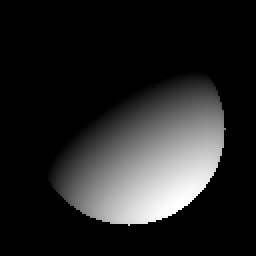
#> input picture input/1.pgm, 128 x 128 px (shown 2 times larger); its folder holds only this picture in this run
$ python find_normal.py
#> lines starting #> are read from the running program, lines starting #| are printed output that depends on the picture; after the words box and inside, x2 and y2 are one past the last pixel; in counts of white or black regions, pixels touching at a corner belong together
import math
import numpy as np
import cv2
import random

# 設定ここから

## 画像設定 (make_input_model.pyの設定と同じにすること)
N_ROW  = 128 # 画像の行 (縦方向) の数
N_COL  = 128 # 画像の列 (横方向) の数
pic_num = 10 # 作成した画像の数

## 入力ディレクトリ (最後の / は不要)
INPUT_DIR = "input";
## 出力先ディレクトリ (最後の / は不要)
OUTPUT_DIR = "output";


# 設定ここまで

## 各種初期化
sn_es = np.zeros([N_ROW, N_COL, 3])

LOAD_S_DIR = INPUT_DIR + "/light_source.txt"
S  = np.loadtxt(LOAD_S_DIR)
img_pixel_value = np.zeros([N_ROW,N_COL,pic_num])

## 画像読み込み
for a in range(0,pic_num):
    LOAD_IMG_DIR = INPUT_DIR + "/" +  str(a + 1) + ".pgm"
    img_pixel_value[:,:,a] = cv2.imread(LOAD_IMG_DIR, cv2.IMREAD_GRAYSCALE)

## 推定
for i in range(0,N_ROW):
    for j in range(0,N_COL):
        intensity = np.array([img_pixel_value[i,j,:]]).T # 縦ベクトルを作成するため
        sn_tmp = np.dot(np.linalg.pinv(S),intensity) # 計算のときだけ縦ベクトルに
        if np.linalg.norm(sn_tmp) > 0:
            sn_tmp = sn_tmp / np.linalg.norm(sn_tmp)
            sn_es[i,j,:] = sn_tmp.T # 計算後は横ベクトルに戻す
#> this loop made 128 passes
#> sn_es: shape (128, 128, 3) float64; every value is 0


## 誤差の評価
# 画像による確認 (定性的評価)
check_sn = (sn_es + 1) * 255 / 2
#> check_sn: shape (128, 128, 3) float64; every value is 127.5
check_sn_bgr = check_sn[:, :, [2, 1, 0]] # CV2はBGRの順に認識されるため
cv2.imwrite(OUTPUT_DIR + "/result.ppm", check_sn_bgr)

# 数値による確認 (定量的評価)
error_sn = np.zeros([N_ROW, N_COL])

LOAD_SNTRUE_DIR = INPUT_DIR + "/sn_true.npy"
sn_true = np.load(LOAD_SNTRUE_DIR)
#> (reads input/sn_true.npy from the repository)

count_pixel = 0
sum_error = 0

for i in range(0,N_ROW):
    for j in range(0,N_COL):
        sn_true_tmp = sn_true[i,j,:]
        sn_es_tmp = sn_es[i,j,:]
        if np.linalg.norm(sn_true_tmp) > 0:
            error_rad = np.arccos(np.dot(sn_es_tmp,sn_true_tmp))
            error_deg = math.degrees(error_rad)

            error_sn[i,j] = error_deg / 90 * 255
            sum_error += error_deg
            count_pixel += 1
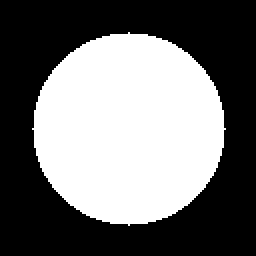
#> error_sn: shape (128, 128) float64 (shown 2 times larger); 44% white; 1 white region, box (x1, y1, x2, y2) and area: (16, 16, 113, 113) 7213
#> after the loop, count_pixel = 7213; sum_error = 649170

ave_sn_error = sum_error / count_pixel
#> ave_sn_error = 90
print(ave_sn_error)
#| 90.0

cv2.imwrite(OUTPUT_DIR + "/error.pgm", error_sn)
